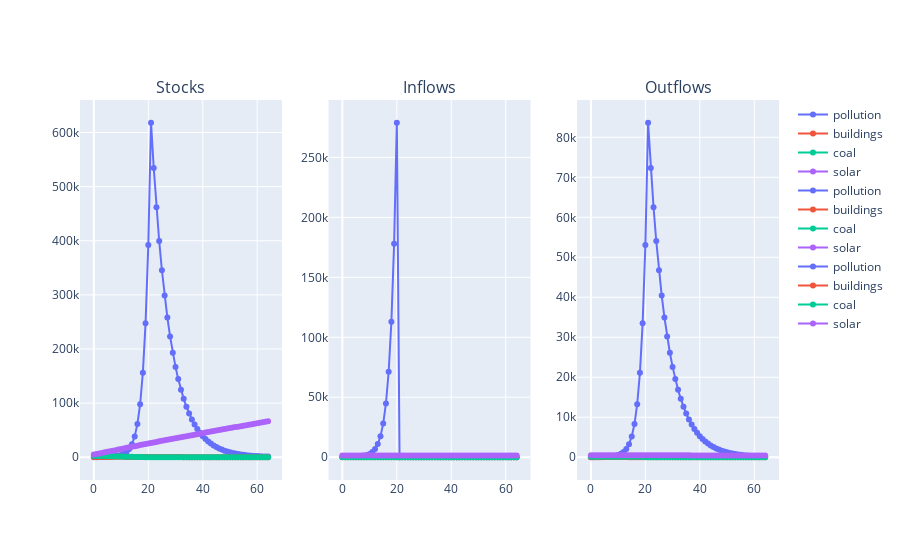

Here is the notebook cell this chart was saved with:
### Code cell
a.pollution_lim = True
a.run_sim(time_steps=65)
a.plot_sim()
